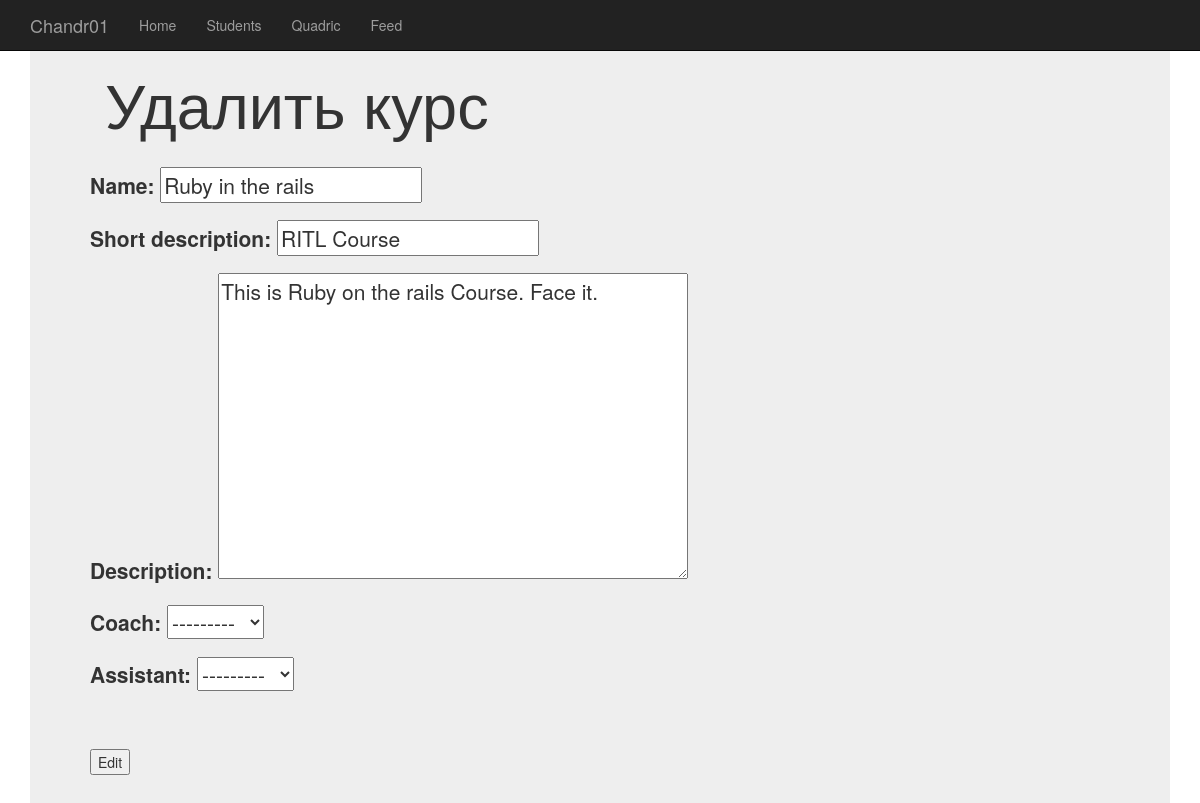
Page /course/edit/3 on the earlier database version.
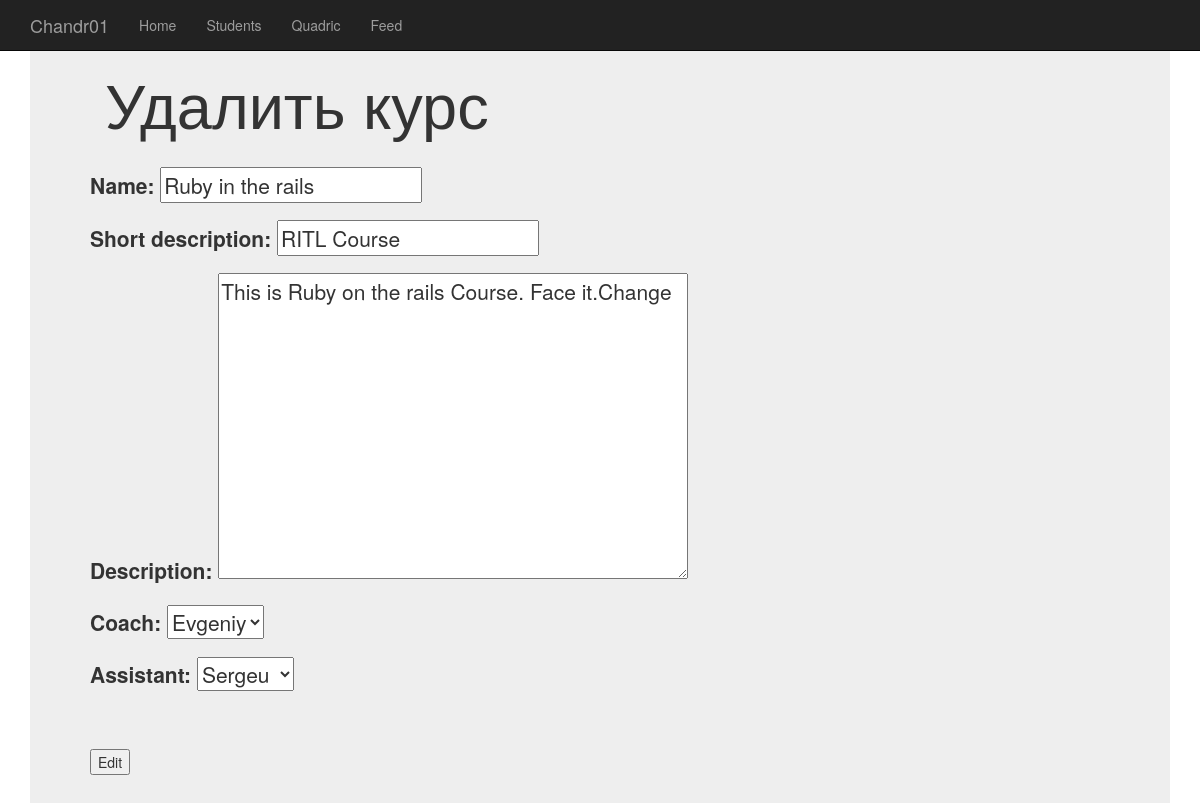
Same page on the later database version.
### course/models.py (models this page shows, shortened)
class Course(models.Model):
    name = models.CharField(max_length=255)
    short_description = models.CharField(max_length=255)
    description = models.TextField(max_length=2000)
    coach = models.ForeignKey(Coach, null=True, related_name='coach_courses', on_delete=models.DO_NOTHING)
    assistant = models.ForeignKey(Coach, null=True, related_name='assistant_courses', on_delete=models.DO_NOTHING)
    print(coach)

### course/views.py (the view)
# urls.py: url(r'^course/edit/(?P<pk>\d+)$', views.course_edit),
def course_edit(request, pk):
    modelcourseeditform = Course.objects.get(id=pk)
    form = ModelCourseEditForm(instance=modelcourseeditform)
    if request.method == 'POST':
        form = ModelCourseEditForm(request.POST, instance=modelcourseeditform)
        if form.is_valid():
            modelcourseeditform = form.save()
            messages.success(request, 'Изменения в курсе {} сохранены'.format(modelcourseeditform))
            return redirect('/')
    else:
        form = ModelCourseEditForm(instance=modelcourseeditform)
    return render(request, 'course_edit.html', {'modelcourseeditform': form})

### course/forms.py
class ModelCourseEditForm(forms.ModelForm):
    fields = ['short_description']
    class Meta:
        model = Course
        exclude = []

### coaches/models.py (called while the page is built)
    def __str__(self):
        return self.user.first_name

### templates/course_edit.html (shortened to what this page needs)
{% extends "base.html" %}
{% block name %}<h1>Удалить курс</h1>{% endblock name %}
{% block content %}
<br />
<form method="post">
    {{ modelcourseeditform.as_p }}<br />
    <br />
    <input type="submit" name="Edit" value="Edit"/>
</form>
{% endblock content %}

Differences in the rows shown:
changed Course "Ruby in the rails": description "This is Ruby on the rails Course. Face it." → "This is Ruby on the rails Course. Face it.Change"; coach "---------" → "Evgeniy"; assistant "---------" → "Sergeu"
